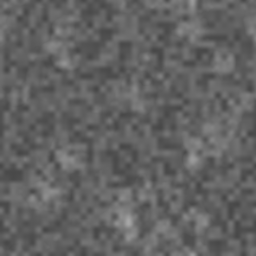
#> input picture works/2026-10-15-battle-onsen/src/argon/blender/tex_cache/bamboo_roughness.png, 256 x 256 px, given in place of dither-square-still.png, which was not available
$ python swim.py ../../../2026-10-15-battle-onsen/src/argon/blender/tex_cache
#> lines starting #> are read from the running program, lines starting #| are printed output that depends on the picture; after the words box and inside, x2 and y2 are one past the last pixel; in counts of white or black regions, pixels touching at a corner belong together
"""Compares the crops from scripts/swim.mjs: each moved crop against the still crop moved by exactly the
same motion (bilinear). The mean absolute residual, in 0..255 grey levels, is shimmer the motion does not
explain. Usage: uv run --no-project --with numpy --with pillow python scripts/swim.py <folder>"""
import sys
import numpy
from PIL import Image

sys.stdout.reconfigure(encoding="utf-8", errors="replace")
folder = sys.argv[1]


def grey(name):
#> called with name = 'dither-square-still'
    return numpy.asarray(Image.open(f"{folder}/{name}.png").convert("L"), dtype=numpy.float64)
#> `inked = still < 200`: inked: shape (256, 256) bool; every value is 1
#> call 2 of grey, with name = 'dither-square-shift'
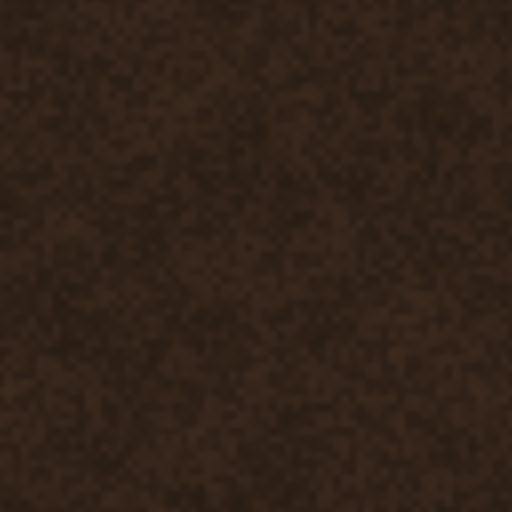
#> input picture works/2026-10-15-battle-onsen/src/argon/blender/tex_cache/cedar_albedo.png, 512 x 512 px, given in place of dither-square-shift.png, which was not available
#> in grey (call 2), `return numpy.asarray(Image.open(f"{folder}/{name}.png").convert("L"), ..`:
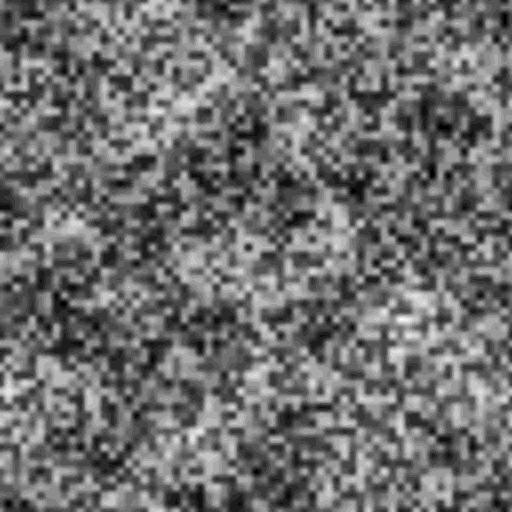
#> returned value: shape (512, 512) float64; min 30, max 48, mean 37.8; drawn with min black and max white


def moved(image, shift_x, shift_y):
#> called with shift_x = 0.5, shift_y = 0.25
    rows, columns = image.shape
#> rows = 256; columns = 256
    ys, xs = numpy.mgrid[0:rows, 0:columns]
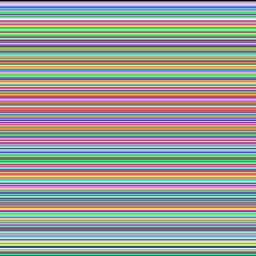
#> ys: shape (256, 256) int64; 256 distinct labels, from 0 to 255; one colour per label, 0 black
    source_x = numpy.clip(xs - shift_x, 0, columns - 1)
    source_y = numpy.clip(ys - shift_y, 0, rows - 1)
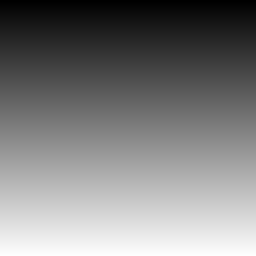
#> source_y: shape (256, 256) float64; min 0, max 254.8, mean 127.3
    left = numpy.floor(source_x).astype(int)
    top = numpy.floor(source_y).astype(int)
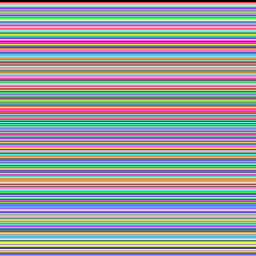
#> top: shape (256, 256) int64; 255 distinct labels, from 0 to 254; one colour per label, 0 black
    right = numpy.clip(left + 1, 0, columns - 1)
    bottom = numpy.clip(top + 1, 0, rows - 1)
#> bottom: shape (256, 256) int64; 255 distinct labels, from 1 to 255
    share_x = source_x - left
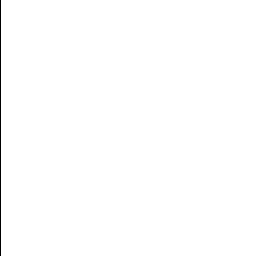
#> share_x: shape (256, 256) float64; values 0 (black) and 0.5 (white), 99.6% white; black in thin lines or dots, all inside (x1, y1, x2, y2) = (0, 0, 1, 256)
    share_y = source_y - top
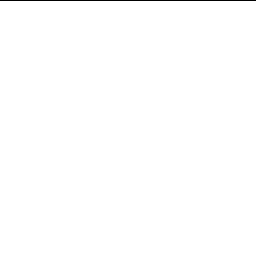
#> share_y: shape (256, 256) float64; values 0 (black) and 0.75 (white), 99.6% white; black in thin lines or dots, all inside (x1, y1, x2, y2) = (0, 0, 256, 1)
    upper = image[top, left] * (1 - share_x) + image[top, right] * share_x
    lower = image[bottom, left] * (1 - share_x) + image[bottom, right] * share_x
    return upper * (1 - share_y) + lower * share_y
#> returned value: shape (256, 256) float64


def turned(image, degrees, centre):
    return numpy.asarray(Image.fromarray(image.astype(numpy.uint8)).rotate(-degrees, resample=Image.BICUBIC, center=centre), dtype=numpy.float64)


crop_centre = (960 - 760, 540 - 140)
for style in ["dither-square", "dither", "line"]:
    still = grey(f"{style}-still")
    inked = still < 200
#> (the run stopped early here; a loop or call above may not have finished)
